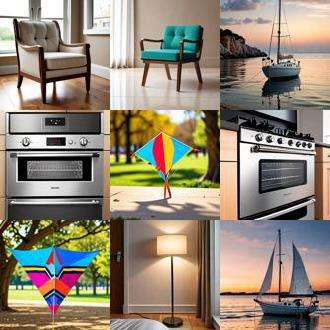
#> input picture resources/img/nine_grid/2_哪些事物或者动物能在公园里看到.png, 330 x 330 px
$ python -i image_process.py   (imports and definitions only)
#> lines starting #> are read from the running program, lines starting #| are printed output that depends on the picture
import base64
import io
import os

from PIL import Image

from config import config


# [26 lines left out: function image_to_base64, not called in this run]


class GridImageSplitter:
    """
    网格图片分割工具类

    功能：
    1. 将图片分割成3×3的九宫格
    2. 提供预览图生成功能
    3. 支持重新组合验证分割结果

    示例用法：
        splitter = GridImageSplitter("input.jpg", "output_folder")
        splitter.split()  # 分割图片
        splitter.create_preview()  # 创建预览图
        splitter.recombine()  # 重新组合验证
    """

    def __init__(self, image_path, output_folder="output_grids", grid_size=3):
        """
        初始化分割器

        :param image_path: 输入图片路径xz
        :param output_folder: 输出文件夹路径
        :param grid_size: 网格尺寸 (默认3×3)
        """
#> called with output_folder = 'output_grids', grid_size = 3
        self.image_path = image_path
        self.output_folder = output_folder
        self.grid_size = grid_size

        # 打开原始图片
        self.original_img = Image.open(image_path)
#> self.original_img is the input picture: PIL image 330x330 RGB; mean R, G, B 146.7, 135.5, 118.9
        self.width, self.height = self.original_img.size
#> self.width = 330; self.height = 330

        # 计算单元格尺寸
        self.cell_width = self.width // self.grid_size
#> self.cell_width = 110
        self.cell_height = self.height // self.grid_size
#> self.cell_height = 110

        # 确保尺寸能被整除
        self.width = self.cell_width * self.grid_size
        self.height = self.cell_height * self.grid_size

        # 调整图片尺寸
        if self.original_img.size != (self.width, self.height):
            self.original_img = self.original_img.resize((self.width, self.height))
            print(f"图片已调整为 {self.width}x{self.height} 像素")

        # 创建输出文件夹
        os.makedirs(self.output_folder, exist_ok=True)

        # 存储分割后的单元格
        self.grid_cells = []

    def split(self, save_individual=True):
        """
        分割图片为九宫格

        :param save_individual: 是否保存单独的单元格图片
        :return: 单元格列表
        """
#> called with save_individual = False
        self.grid_cells = []

        for row in range(self.grid_size):
            row_cells = []
            for col in range(self.grid_size):
                # 计算边界
                left = col * self.cell_width
                upper = row * self.cell_height
                right = left + self.cell_width
                lower = upper + self.cell_height

                # 裁剪单元格
                cell = self.original_img.crop((left, upper, right, lower))
                row_cells.append(cell)

                # 保存单独的单元格图片
                if save_individual:
                    filename = os.path.join(self.output_folder, f"grid_{row}{col}.jpg")
                    cell.save(filename)

            self.grid_cells.append(row_cells)
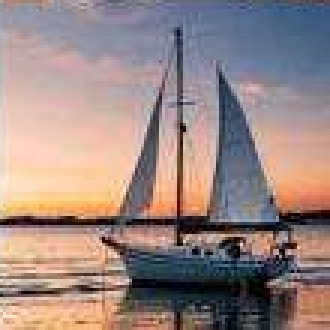
#> cell: PIL image 110x110 RGB (shown 3 times larger); mean R, G, B 153.9, 134.6, 130.7
#> after the loop, self.grid_cells = 3 items

        print(f"图片已成功分割为 {self.grid_size}x{self.grid_size} 的网格子图")
        return self.grid_cells

    # [38 lines left out: function create_preview, not called in this run]

    def recombine(self, output_name="recombined_image.jpg"):
        """
        将分割后的图片重新组合成一张大图

        :param output_name: 输出文件名
        :return: 重组后的图片路径
        """
        # 确保已经分割过图片
        if not self.grid_cells:
            self.split(save_individual=False)

        # 创建空白画布
        recombined = Image.new('RGB', (self.width, self.height))
#> recombined: PIL image 330x330 RGB; every value is 0

        # 按顺序组合图片
        for row in range(self.grid_size):
            for col in range(self.grid_size):
                cell = self.grid_cells[row][col]
                recombined.paste(cell, (col * self.cell_width, row * self.cell_height))

        # 保存重组图
        recombined_path = os.path.join(self.output_folder, output_name)
        recombined.save(recombined_path)

        print(f"重组后的图片已保存至: {recombined_path}")
#| 重组后的图片已保存至: output_grids/recombined_image.jpg
        return recombined_path

    # [31 lines left out: functions get_grid_cell, save_grid_cell, not called in this run]


# [26 lines not run here, left out]

>>> result = GridImageSplitter('../resources/img/nine_grid/2_哪些事物或者动物能在公园里看到.png').recombine()
#> result = 'output_grids/recombined_image.jpg'

$ run again, on resources/img/nine_grid/151_哪些事物或者动物能在公园里看到.png
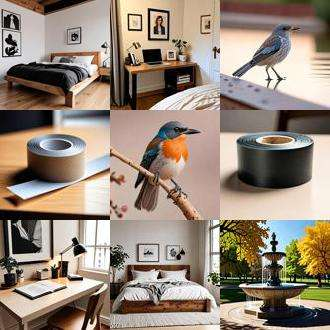
#> input picture resources/img/nine_grid/151_哪些事物或者动物能在公园里看到.png, 330 x 330 px
#> in __init__, self.original_img is the input picture: PIL image 330x330 RGB; mean R, G, B 151.5, 136.5, 122.7
#> after the loop in split, `for row in range(self.grid_size):`:
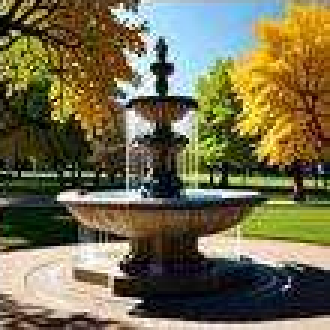
#> cell: PIL image 110x110 RGB (shown 3 times larger); mean R, G, B 115.5, 108.7, 78.5
#> after the loop in split, `for row in range(self.grid_size):`: self.grid_cells = 3 items
#> recombined: PIL image 330x330 RGB; every value is 0
#| 重组后的图片已保存至: output_grids/recombined_image.jpg
#> result = 'output_grids/recombined_image.jpg'

$ run again, on resources/img/nine_grid/0_哪些生物只存在于古代.png
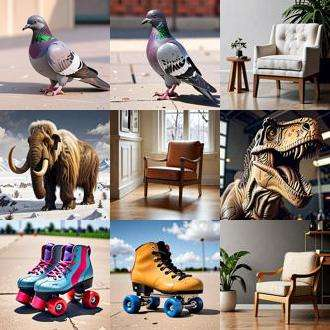
#> input picture resources/img/nine_grid/0_哪些生物只存在于古代.png, 330 x 330 px
#> in __init__, self.original_img is the input picture: PIL image 330x330 RGB; mean R, G, B 145.8, 133.3, 127.3
#> after the loop in split, `for row in range(self.grid_size):`:
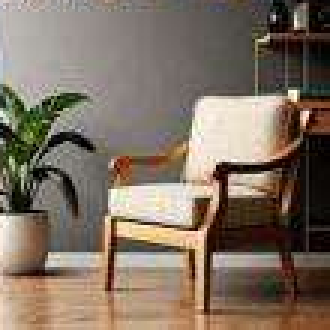
#> cell: PIL image 110x110 RGB (shown 3 times larger); mean R, G, B 127.5, 113, 99.1
#> after the loop in split, `for row in range(self.grid_size):`: self.grid_cells = 3 items
#> recombined: PIL image 330x330 RGB; every value is 0
#| 重组后的图片已保存至: output_grids/recombined_image.jpg
#> result = 'output_grids/recombined_image.jpg'

$ run again, on resources/img/nine_grid/101_有什么常见的蔬菜和谷物.png
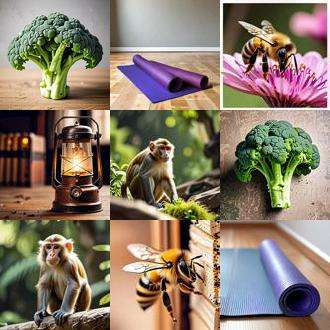
#> input picture resources/img/nine_grid/101_有什么常见的蔬菜和谷物.png, 330 x 330 px
#> in __init__, self.original_img is the input picture: PIL image 330x330 RGB; mean R, G, B 137.9, 123, 107.3
#> after the loop in split, `for row in range(self.grid_size):`:
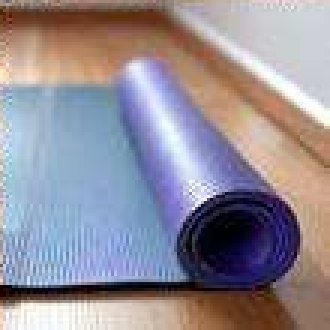
#> cell: PIL image 110x110 RGB (shown 3 times larger); mean R, G, B 147.7, 141.4, 151
#> after the loop in split, `for row in range(self.grid_size):`: self.grid_cells = 3 items
#> recombined: PIL image 330x330 RGB; every value is 0
#| 重组后的图片已保存至: output_grids/recombined_image.jpg
#> result = 'output_grids/recombined_image.jpg'
